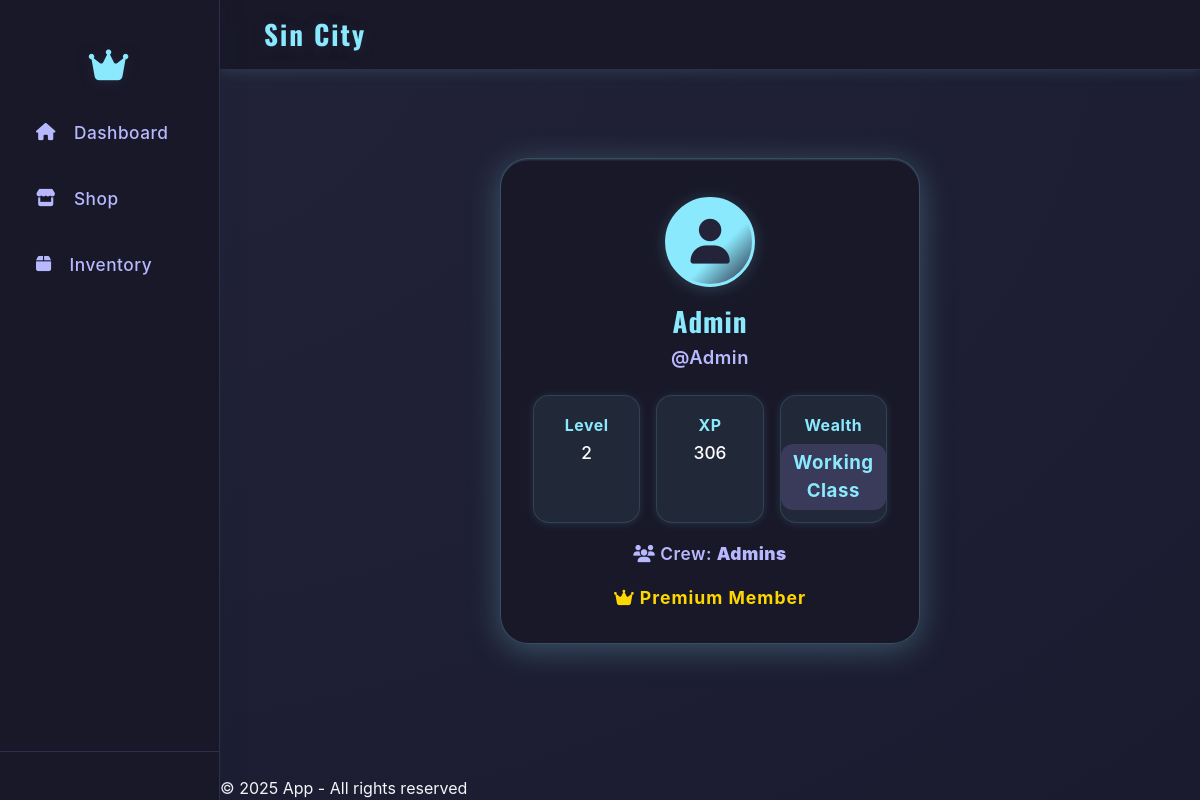
The page /profile/Admin on the database as committed earlier.
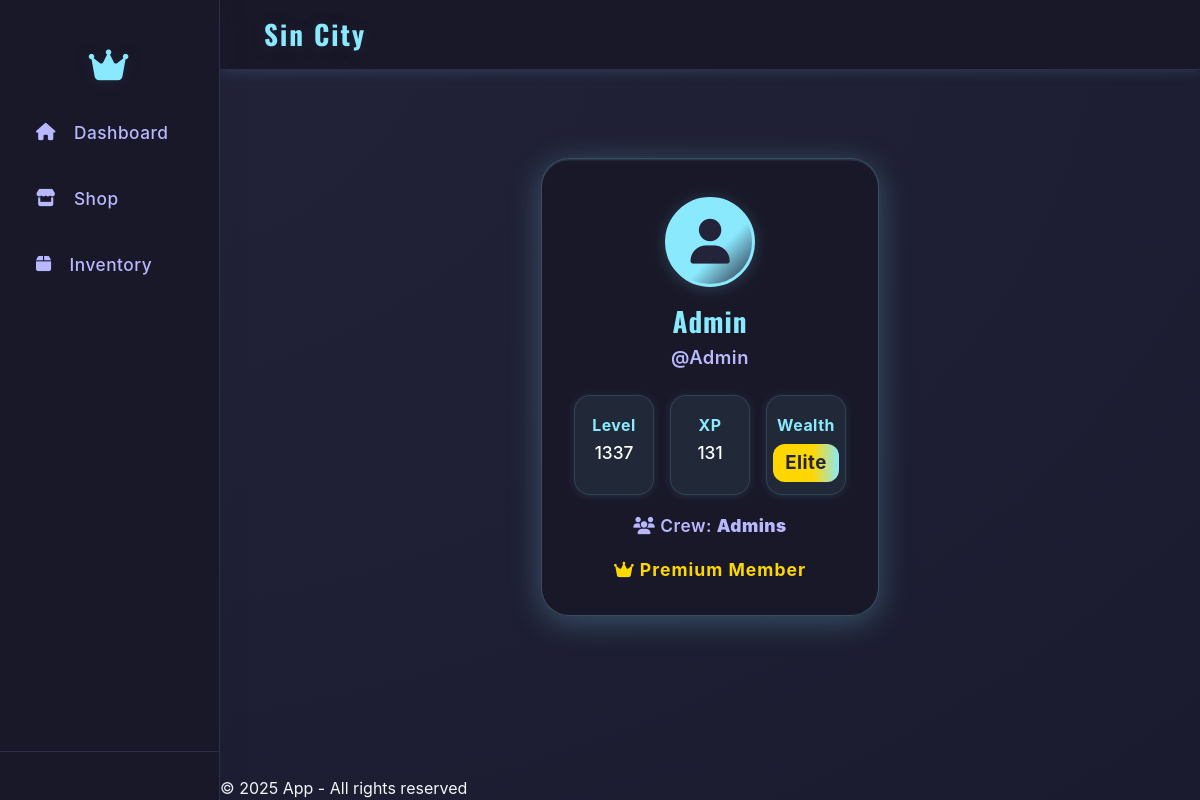
The same page on the database as committed later.
### app.py (models this page shows, shortened)
class User(db.Model, UserMixin):
    __tablename__ = 'user'
    id = db.Column(db.Integer, primary_key=True)
    username = db.Column(db.String(150), unique=True, nullable=False)
    password_hash = db.Column(db.String(150), nullable=False)
    crew_id = db.Column(db.Integer, db.ForeignKey('crew.id'), nullable=True)
    xp = db.Column(db.Integer, default=0)
    level = db.Column(db.Integer, default=1)
    money = db.Column(db.Integer, default=0)
    last_seen = db.Column(db.DateTime, default=datetime.utcnow)
    last_earned = db.Column(db.DateTime, default=None, nullable=True)
    is_admin = db.Column(db.Boolean, default=False)
    premium = db.Column(db.Boolean, default=False)
    last_known_ip = db.Column(db.String(45))

### app.py (the view)
@app.route('/profile/<username>')
def profile(username):
    user = User.query.filter_by(username=username).first_or_404()
    crew = Crew.query.get(user.crew_id) if user.crew_id else None
    return render_template('profile.html', user=user, crew=crew)

### app.py (called while the page is built)
@app.before_request
def update_last_seen():
    if current_user.is_authenticated:
        current_user.last_seen = datetime.utcnow()
        db.session.commit()

### templates/profile.html (shortened to what this page needs)
{% extends "base.html" %}
{% block content %}
{% macro money_class(money) -%}
    {%- if money < 1000 -%}
        <span class="profile-wealth profile-wealth-poor">Poor</span>
    {%- elif money < 10000 -%}
        <span class="profile-wealth profile-wealth-working">Working Class</span>
    {%- elif money < 100000 -%}
        <span class="profile-wealth profile-wealth-middle">Middle Class</span>
    {%- elif money < 1000000 -%}
        <span class="profile-wealth profile-wealth-rich">Rich</span>
    {%- else -%}
        <span class="profile-wealth profile-wealth-elite">Elite</span>
    {%- endif -%}
{%- endmacro %}
<div class="profile-container">
    <div class="profile-avatar">
        <i class="fas fa-user"></i>
    </div>
    <h1>{{ user.username }}</h1>
    <div class="profile-username">
        @{{ user.username }}
    </div>
    <div class="profile-stats">
        <div class="profile-stat">
            <span class="profile-label">Level</span>
            {{ user.level }}
        </div>
        <div class="profile-stat">
            <span class="profile-label">XP</span>
            {{ user.xp }}
        </div>
        <div class="profile-stat">
            <span class="profile-label">Wealth</span>
            {{ money_class(user.money) }}
        </div>
    </div>
    {% if crew %}
    <div class="profile-crew">
        <i class="fas fa-users"></i> Crew: <strong>{{ crew.name }}</strong>
    </div>
    {% endif %}
    {% if user.premium %}
    <div class="profile-premium">
        <i class="fas fa-crown"></i> Premium Member
    </div>
    {% endif %}
</div>
{% endblock %}

Rows that differ between the two databases and show on the page:
changed User "Admin": level "2" → "1337"; xp "306" → "131"; money 8609 → 12334901 (drawn)
Other text that changed with them:
text no longer shown: "Working Class"
text now shown: "Elite"
